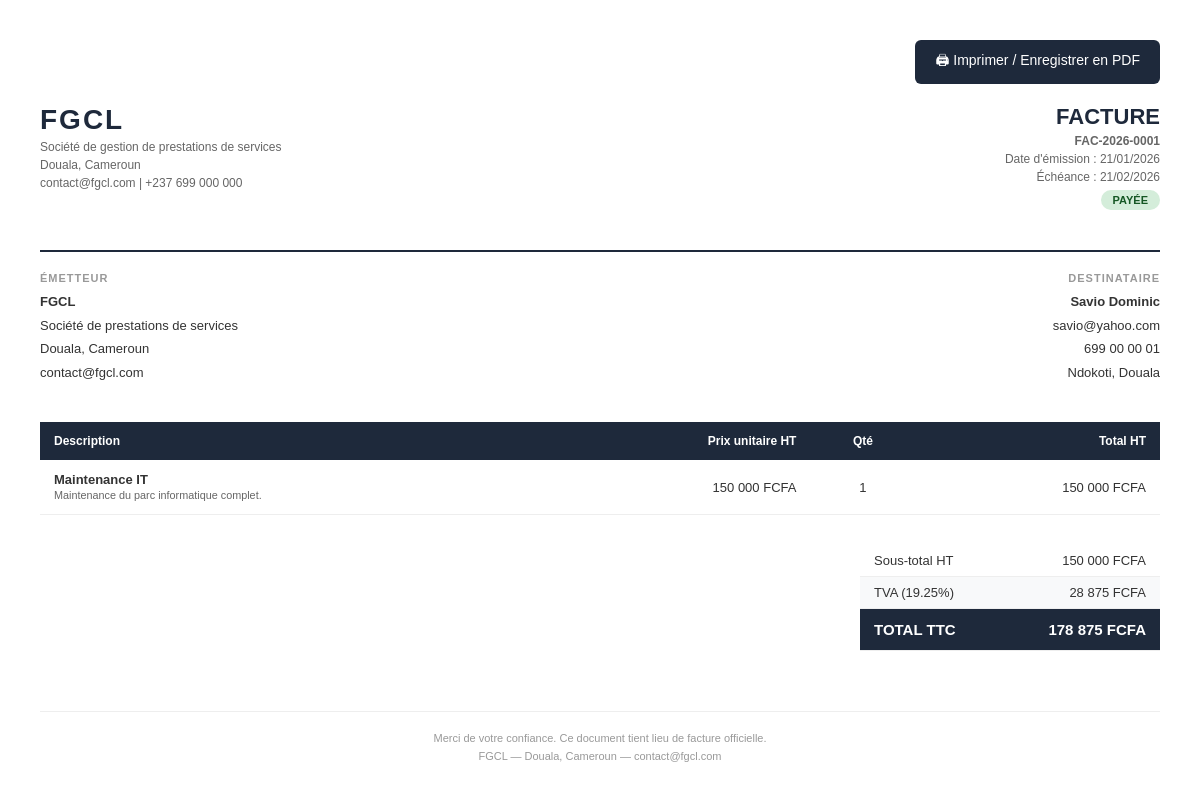
/app/controllers/FactureController.php?action=telecharger&id=1 (signed in), run on the app's committed database.
### tables this page shows
CREATE TABLE factures (
    id            INT AUTO_INCREMENT PRIMARY KEY,
    prestation_id INT           NOT NULL UNIQUE,
    client_id     INT           NOT NULL,
    numero        VARCHAR(50)   NOT NULL UNIQUE,
    montant_ht    DECIMAL(12,2) NOT NULL DEFAULT 0.00,
    tva           DECIMAL(5,2)  NOT NULL DEFAULT 19.25,
    montant_ttc   DECIMAL(12,2) NOT NULL DEFAULT 0.00,
    statut        ENUM('impayee','payee','annulee') NOT NULL DEFAULT 'impayee',
    date_emission DATE          NOT NULL,
    date_echeance DATE          DEFAULT NULL,
    created_at    DATETIME      NOT NULL DEFAULT CURRENT_TIMESTAMP,
    updated_at    DATETIME      NOT NULL DEFAULT CURRENT_TIMESTAMP ON UPDATE CURRENT_TIMESTAMP,
    CONSTRAINT fk_fact_prest  FOREIGN KEY (prestation_id) REFERENCES prestations(id) ON DELETE RESTRICT,
    CONSTRAINT fk_fact_client FOREIGN KEY (client_id)     REFERENCES utilisateurs(id) ON DELETE RESTRICT
);

CREATE TABLE utilisateurs (
    id           INT AUTO_INCREMENT PRIMARY KEY,
    nom          VARCHAR(100)  NOT NULL,
    prenom       VARCHAR(100)  NOT NULL,
    email        VARCHAR(150)  NOT NULL UNIQUE,
    mot_de_passe VARCHAR(255)  NOT NULL,
    role         ENUM('admin','technicien','client') NOT NULL DEFAULT 'client',
    telephone    VARCHAR(20)   DEFAULT NULL,
    adresse      TEXT          DEFAULT NULL,
    actif        TINYINT(1)    NOT NULL DEFAULT 1,
    created_at   DATETIME      NOT NULL DEFAULT CURRENT_TIMESTAMP,
    updated_at   DATETIME      NOT NULL DEFAULT CURRENT_TIMESTAMP ON UPDATE CURRENT_TIMESTAMP
);

CREATE TABLE prestations (
    id            INT AUTO_INCREMENT PRIMARY KEY,
    titre         VARCHAR(200)   NOT NULL,
    description   TEXT           DEFAULT NULL,
    client_id     INT            NOT NULL,
    technicien_id INT            DEFAULT NULL,
    statut        ENUM('en_attente','en_cours','termine','annule') NOT NULL DEFAULT 'en_attente',
    date_debut    DATE           DEFAULT NULL,
    date_fin      DATE           DEFAULT NULL,
    montant       DECIMAL(12,2)  NOT NULL DEFAULT 0.00,
    created_at    DATETIME       NOT NULL DEFAULT CURRENT_TIMESTAMP,
    updated_at    DATETIME       NOT NULL DEFAULT CURRENT_TIMESTAMP ON UPDATE CURRENT_TIMESTAMP,
    CONSTRAINT fk_prest_client FOREIGN KEY (client_id)
        REFERENCES utilisateurs(id) ON DELETE RESTRICT,
    CONSTRAINT fk_prest_tech FOREIGN KEY (technicien_id)
        REFERENCES utilisateurs(id) ON DELETE SET NULL
);

### config/database.php (called while the page is built, shortened)
<?php
function getPDO(): PDO
{
    static $pdo = null;
    if ($pdo === null) {
        $dsn = "mysql:host=".DB_HOST.";dbname=".DB_NAME.";charset=".DB_CHARSET;
        $options = [
            PDO::ATTR_ERRMODE            => PDO::ERRMODE_EXCEPTION,
            PDO::ATTR_DEFAULT_FETCH_MODE => PDO::FETCH_ASSOC,
            PDO::ATTR_EMULATE_PREPARES   => false,
        ];
        try {
            $pdo = new PDO($dsn, DB_USER, DB_PASS, $options);
        } catch (PDOException $e) {
            die("Erreur de connexion à la base de données.");
        }
    }
    return $pdo;
}

### app/helpers/auth.php (called while the page is built, shortened)
<?php
function e(string $value): string
{
    return htmlspecialchars($value, ENT_QUOTES, 'UTF-8');
}

### app/views/admin/facture_pdf.php (the view, shortened to what this page needs)
<!DOCTYPE html>
<html lang="fr">
<head>
</head>
<body>
<div class="no-print" style="text-align:right;margin-bottom:20px">
    <button onclick="window.print()"
            style="padding:10px 20px;background:#1e293b;color:#fff;border:none;border-radius:6px;cursor:pointer;font-size:14px;">
        <span>🖨</span> Imprimer / Enregistrer en PDF
    </button>
</div>
<div class="header">
    <div class="logo-zone">
        <h1>FGCL</h1>
        <p>Société de gestion de prestations de services</p>
        <p>Douala, Cameroun</p>
        <p>contact@fgcl.com | +237 699 000 000</p>
    </div>
    <div class="facture-info">
        <h2>FACTURE</h2>
        <p><strong><?= e($facture['numero']) ?></strong></p>
        <p>Date d'émission : <?= date('d/m/Y', strtotime($facture['date_emission'])) ?></p>
        <?php if ($facture['date_echeance']): ?>
        <p>Échéance : <?= date('d/m/Y', strtotime($facture['date_echeance'])) ?></p>
        <?php endif; ?>
        <span class="badge <?= $facture['statut'] ?>">
            <?= $facture['statut'] === 'payee' ? 'PAYÉE' : ($facture['statut'] === 'impayee' ? 'IMPAYÉE' : 'ANNULÉE') ?>
        </span>
    </div>
</div>
<hr class="divider">
<div class="parties">
    <div class="partie">
        <h3>Émetteur</h3>
        <p><strong>FGCL</strong></p>
        <p>Société de prestations de services</p>
        <p>Douala, Cameroun</p>
        <p>contact@fgcl.com</p>
    </div>
    <div class="partie" style="text-align:right">
        <h3>Destinataire</h3>
        <p><strong><?= e($facture['client_nom']) ?></strong></p>
        <?php if ($facture['client_email']): ?>
        <p><?= e($facture['client_email']) ?></p>
        <?php endif; ?>
        <?php if ($facture['client_tel']): ?>
        <p><?= e($facture['client_tel']) ?></p>
        <?php endif; ?>
        <?php if ($facture['client_adresse']): ?>
        <p><?= e($facture['client_adresse']) ?></p>
        <?php endif; ?>
    </div>
</div>
<table>
    <thead>
        <tr>
            <th>Description</th>
            <th style="text-align:right">Prix unitaire HT</th>
            <th style="text-align:center">Qté</th>
            <th style="text-align:right">Total HT</th>
        </tr>
    </thead>
    <tbody>
        <tr>
            <td>
                <strong><?= e($facture['prestation_titre']) ?></strong>
                <?php if (!empty($facture['prestation_desc'])): ?>
                <br><small style="color:#666"><?= e($facture['prestation_desc']) ?></small>
                <?php endif; ?>
            </td>
            <td style="text-align:right"><?= number_format($facture['montant_ht'], 0, ',', ' ') ?> FCFA</td>
            <td style="text-align:center">1</td>
            <td style="text-align:right"><?= number_format($facture['montant_ht'], 0, ',', ' ') ?> FCFA</td>
        </tr>
    </tbody>
</table>
<div class="totaux">
    <table>
        <tr>
            <td>Sous-total HT</td>
            <td style="text-align:right"><?= number_format($facture['montant_ht'], 0, ',', ' ') ?> FCFA</td>
        </tr>
        <tr>
            <td>TVA (<?= $facture['tva'] ?>%)</td>
            <td style="text-align:right">
                <?= number_format($facture['montant_ttc'] - $facture['montant_ht'], 0, ',', ' ') ?> FCFA
            </td>
        </tr>
        <tr class="ttc">
            <td style="padding:12px 14px">TOTAL TTC</td>
            <td style="text-align:right;padding:12px 14px">
                <?= number_format($facture['montant_ttc'], 0, ',', ' ') ?> FCFA
            </td>
        </tr>
    </table>
</div>
<div class="footer">
    <p>Merci de votre confiance. Ce document tient lieu de facture officielle.</p>
    <p style="margin-top:6px">FGCL — Douala, Cameroun — contact@fgcl.com</p>
</div>
</body>
</html>

### app/views/admin/facture_pdf.php (style rules this page uses)
* { margin: 0; padding: 0; box-sizing: border-box; }
body { font-family: Arial, sans-serif; font-size: 13px; color: #333; padding: 40px; }
.header { display: flex; justify-content: space-between; align-items: flex-start; margin-bottom: 40px; }
.logo-zone h1 { font-size: 28px; color: #1e293b; font-weight: 900; letter-spacing: 2px; }
.logo-zone p { color: #666; font-size: 12px; margin-top: 4px; }
.facture-info { text-align: right; }
.facture-info h2 { font-size: 22px; color: #1e293b; }
.facture-info p { color: #666; font-size: 12px; margin-top: 4px; }
.badge { display: inline-block; padding: 4px 12px; border-radius: 20px; font-size: 11px; font-weight: bold; margin-top: 6px; }
.badge.payee { background: #d4edda; color: #155724; }
.divider { border: none; border-top: 2px solid #1e293b; margin: 20px 0; }
.parties { display: flex; justify-content: space-between; margin-bottom: 36px; }
.partie { width: 45%; }
.partie h3 { font-size: 11px; text-transform: uppercase; color: #999; letter-spacing: 1px; margin-bottom: 8px; }
.partie p { margin-bottom: 4px; line-height: 1.5; }
table { width: 100%; border-collapse: collapse; margin-bottom: 30px; }
thead tr { background: #1e293b; color: #fff; }
thead th { padding: 12px 14px; text-align: left; font-size: 12px; }
tbody tr:nth-child(even) { background: #f8f9fa; }
tbody td { padding: 12px 14px; border-bottom: 1px solid #eee; }
.totaux { margin-left: auto; width: 300px; }
.totaux table { margin-bottom: 0; }
.totaux td { padding: 8px 14px; }
.totaux .ttc { background: #1e293b; color: #fff; font-weight: bold; font-size: 15px; }
.footer { margin-top: 60px; text-align: center; color: #999; font-size: 11px; border-top: 1px solid #eee; padding-top: 20px; }

### data on the page
factures: numero "FAC-2026-0001", date_emission "21/01/2026", date_echeance "21/02/2026", client.email "savio@yahoo.com", client.telephone "699 00 00 01", client.adresse "Ndokoti, Douala", prestation.titre "Maintenance IT", prestation.description "Maintenance du parc informatique complet.", montant_ht "150 000", tva "19.25", $facture['montant_ttc'] - $facture['montant_ht'] "28 875", montant_ttc "178 875"

### other printed values
$facture['client_nom'] "Savio Dominic"
